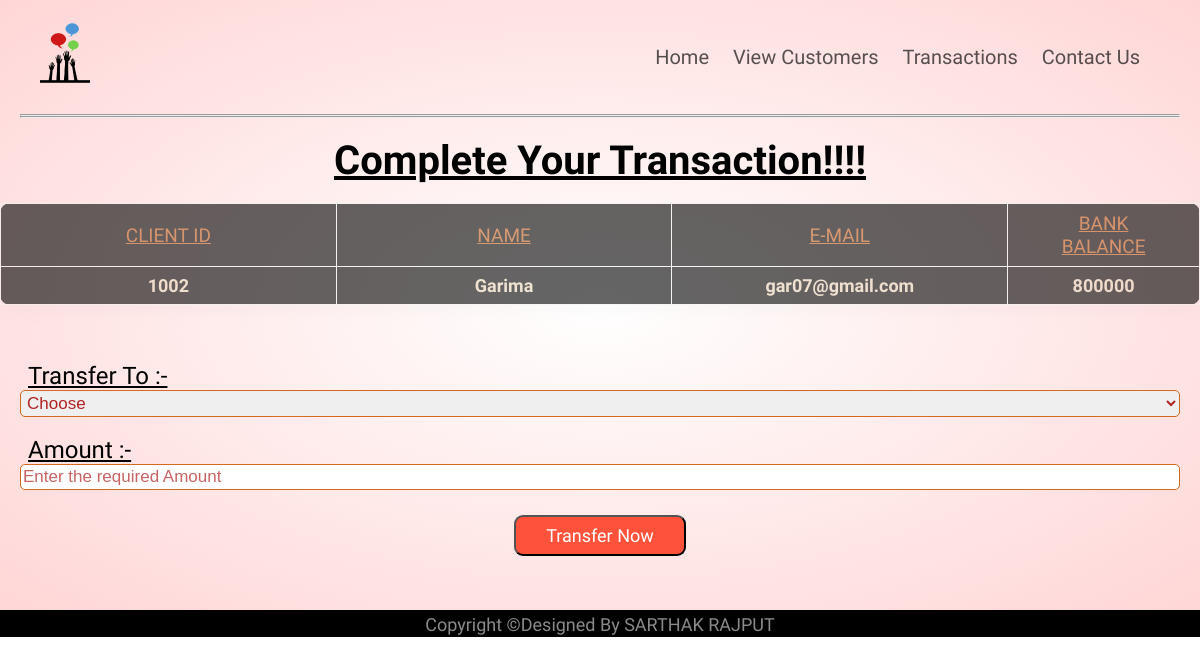
The app's page /transaction.php?c_id=1002 with its own data.
### tables this page shows
CREATE TABLE clients (
  c_id int(11) NOT NULL,
  c_name varchar(255) NOT NULL,
  c_email varchar(255) NOT NULL,
  c_balance int(11) NOT NULL
);

### transaction.php (the view, shortened to what this page needs)
<!DOCTYPE html>
<html lang="en">
<head>
    <link rel="stylesheet" href="style.css?v=<?php echo time(); ?>">
    <link rel="stylesheet" href="https://cdnjs.cloudflare.com/ajax/libs/font-awesome/4.7.0/css/font-awesome.min.css">
</head>
<body>
    <div class="header">
        <div class="container">
            <div class="navbar">
                <div class="logo cursor">
                  <a href="index.php"><img src="images/logo_small.png" width="50px" height="70px"></a>
                </div>
                <nav>
                    <ul class="design" id="Menu">
                      <li><a href="index.php">Home</a></li>
                      <li><a href="view.php">View Customers</a></li>
                      <li><a href="history.php">Transactions</a></li>
                      <li><a href="https://www.thesparksfoundationsingapore.org/contact-us/">Contact Us</a></li>
                    </ul>
                </nav>
            </div>
            <hr>
            <hr>
            <br>
            <div class="new">
                <h1>Complete Your Transaction!!!!</h1>
            </div>
        </div>
            <?php
                include 'connection.php';
                if (isset($_REQUEST['c_id'])) {
                $id = $_GET['c_id'];
                $sql = "SELECT * FROM  clients WHERE c_id=$id";
                $result = mysqli_query($connect, $sql);
                $rows = mysqli_fetch_assoc($result);
                }
            ?>
        <form method="post" name="tcredit" class="tabletext"><br>
            <div class="contain">
                <table>
                    <tr>
                        <th class="text">Client Id</th>
                        <th class="text">Name</th>
                        <th class="text">E-mail</th>
                        <th class="text">Bank Balance</th>
                    </tr>
                    <tr>
                          <td class="centre"><?php echo (isset($rows['c_id']) ? $rows['c_id'] : ''); ?></td>
                          <td class="centre"><?php echo (isset($rows['c_name']) ? $rows['c_name'] : ''); ?></td>
                          <td class="centre"><?php echo (isset($rows['c_email']) ? $rows['c_email'] : ''); ?></td>
                          <td class="centre"><?php echo (isset($rows['c_balance']) ? $rows['c_balance'] : ''); ?></td>
                    </tr>
                </table>
            </div>
            <div class="container">
              <br>
              <br>
              <br>
              <label for="to" class="para">Transfer To :-</label>
              <br>
                <select id="to" name="to" class="form" required>
                    <option value="" disabled selected>Choose</option>
                </select>
                <br>
                <br>
                <label for="amount" class="para">Amount :-</label>
                <input type="number" class="form1" name="amount" id="amount" placeholder="Enter the required Amount" required>
                <div class="wrapper">
                  <button class="btn mid" name="submit" type="submit"><p class="complete">Transfer Now</p></button>
                </div>
                <br>
            </div>
        </form>
    </div>
    <div class="footer">
     <p class="bottom">Copyright &copy;Designed By SARTHAK  RAJPUT</p>
    </div>
</body>
</html>

### style.css (style rules this page uses)
* { margin: 0; padding: 0; box-sizing: border-box; }
body { font-family: 'Baloo Bhai 2', cursive; }
.navbar { display: flex; align-items: center; padding: 20px; }
nav { flex: 1; text-align: right; }
.design { display: inline-block; list-style-type: none; }
nav ul li { display: inline-block; margin-right: 20px; font-size: 20px; }
a { text-decoration: none; color: rgba(0, 0, 0, 0.657); }
p { color: rgba(0, 0, 0, 0.801); font-size: 18px; }
.container { max-width: 1200px; margin: auto; padding-left: 20px; padding-right: 20px; }
.btn { display: inline-block; background: #ff523b; color: white; padding: 8px 30px; margin: 30px 0px; border-radius: 30px; transition: background 0.5s; }
.header { background: radial-gradient(#fff,#ffd6d6); }
.footer { background: #000; color: #8a8a8a; font-size: 16px; padding: 4px 0px 2px; max-width: 200%; }
.footer p { color: #8a8a8a; }
.bottom { text-align: center; }
table { border-collapse:collapse; background-color:black; box-shadow:0 10px 20px 0 rgba(0,0,0,0.03); border-radius: 10px; border-collapse:collapse; table-layout:fixed; opacity:0.6; color:#F7CC1A; font-weight:bold; margin:auto; }
th,td { border:1px solid #f2f2f2; padding:8px 30px; text-align:center; opacity:0.9; color:blanchedalmond ; }
th { text-transform:uppercase; font-weight:500; color: chocolate; font-size: 20px; width: 20%; text-decoration: underline; }
td { font-size:17px; }
.new { font-size: 20px; text-align: center; text-decoration: underline; }
.text { width: 28%; font-size: 19px; }
.centre { font-size: 18px; }
.form { width: 100%; padding: 2px; border-radius: 5px; border: 1px solid chocolate; outline: none; font-size: 17px; color: firebrick; }
.para { font-size: 24px; text-decoration: underline; padding: 8px; }
.wrapper { text-align: center; }
.mid { font-size: 17px; border-radius: 9px; transition: background 0.5s; transform: translateY(-5px); font-family: 'Baloo Bhai 2', cursive; }
.complete { color: white; }
.form1 { width: 100%; padding: 2px; border-radius: 5px; border: 1px solid chocolate; outline: none; font-size: 17px; color: firebrick; }
::placeholder { color: firebrick; opacity: 0.7; }

### records on screen
clients: c_id "1002", c_name "Garima", c_email "gar07@gmail.com", c_balance "800000"
